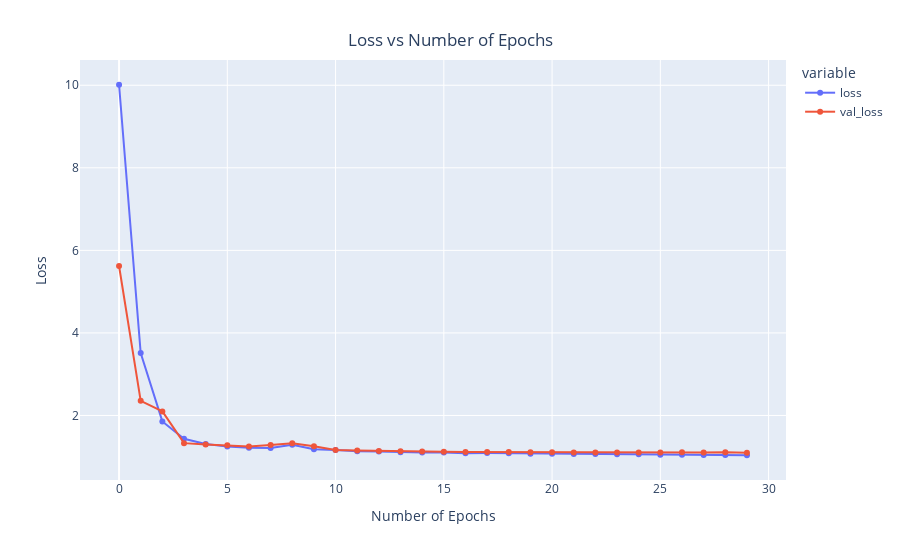

Source (notebook cell):
### Code cell
x = px.line(data_frame= history , 
            y= ["loss" , "val_loss"] , markers = True)
x.update_xaxes(title="Number of Epochs")
x.update_yaxes(title = "Loss")
x.update_layout(showlegend = True,
    title = {
        'text': 'Loss vs Number of Epochs',
        'y':0.94,
        'x':0.5,
        'xanchor': 'center',
        'yanchor': 'top'})
x.show()

### Figure 1 — Plotly figure (JSON) as saved in the notebook; plotly's stock layout.template omitted (floating-point values rounded to 4 significant figures)
{"data": [{"hovertemplate": "variable=loss<br>index=%{x}<br>value=%{y}<extra></extra>", "legendgroup": "loss", "line": {"color": "#636efa", "dash": "solid"}, "marker": {"symbol": "circle"}, "mode": "lines+markers", "name": "loss", "orientation": "v", "showlegend": true, "type": "scatter", "x": [0, 1, 2, 3, 4, 5, 6, 7, 8, 9, 10, 11, 12, 13, 14, 15, 16, 17, 18, 19, 20, 21, 22, 23, 24, 25, 26, 27, 28, 29], "xaxis": "x", "y": [10.01, 3.514, 1.856, 1.435, 1.311, 1.25, 1.218, 1.21, 1.289, 1.184, 1.163, 1.132, 1.125, 1.11, 1.103, 1.104, 1.087, 1.089, 1.085, 1.074, 1.07, 1.069, 1.065, 1.061, 1.059, 1.051, 1.047, 1.041, 1.041, 1.037], "yaxis": "y"}, {"hovertemplate": "variable=val_loss<br>index=%{x}<br>value=%{y}<extra></extra>", "legendgroup": "val_loss", "line": {"color": "#EF553B", "dash": "solid"}, "marker": {"symbol": "circle"}, "mode": "lines+markers", "name": "val_loss", "orientation": "v", "showlegend": true, "type": "scatter", "x": [0, 1, 2, 3, 4, 5, 6, 7, 8, 9, 10, 11, 12, 13, 14, 15, 16, 17, 18, 19, 20, 21, 22, 23, 24, 25, 26, 27, 28, 29], "xaxis": "x", "y": [5.622, 2.355, 2.099, 1.33, 1.297, 1.276, 1.248, 1.287, 1.33, 1.256, 1.164, 1.15, 1.139, 1.131, 1.127, 1.122, 1.118, 1.115, 1.113, 1.11, 1.108, 1.105, 1.105, 1.104, 1.103, 1.104, 1.109, 1.103, 1.107, 1.099], "yaxis": "y"}], "layout": {"legend": {"title": {"text": "variable"}, "tracegroupgap": 0}, "margin": {"t": 60}, "showlegend": true, "title": {"text": "Loss vs Number of Epochs", "x": 0.5, "xanchor": "center", "y": 0.94, "yanchor": "top"}, "xaxis": {"anchor": "y", "domain": [0, 1], "title": {"text": "Number of Epochs"}}, "yaxis": {"anchor": "x", "domain": [0, 1], "title": {"text": "Loss"}}}}
